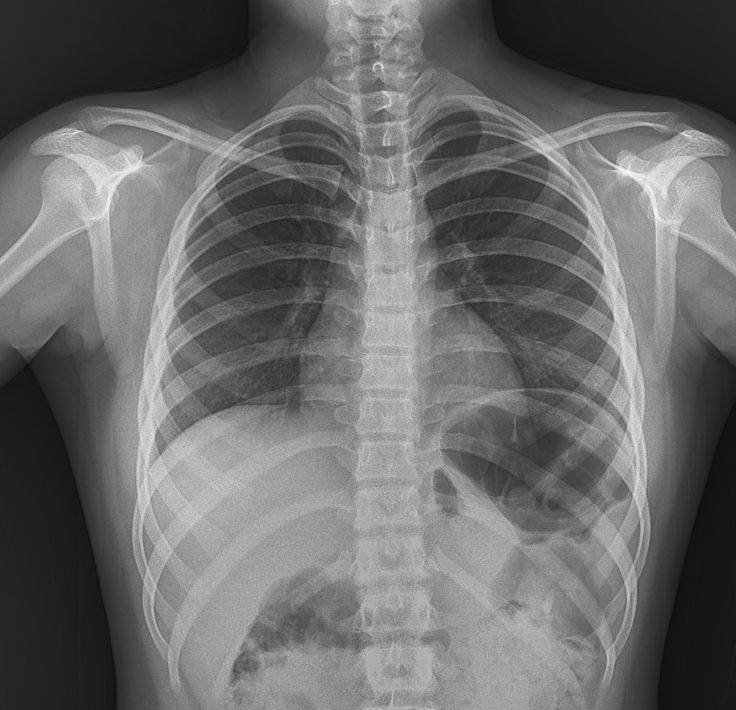
#> input picture input/medical.jpg, 736 x 710 px; its folder holds 3 pictures in this run
$ python step5_global_he.py
#> lines starting #> are read from the running program, lines starting #| are printed output that depends on the picture
# STEP 5: Global Histogram Equalization (HE)

from pathlib import Path

import cv2
import matplotlib.pyplot as plt


PROJECT_FOLDER = Path(__file__).parent
INPUT_FOLDER = PROJECT_FOLDER / "input"
OUTPUT_FOLDER = PROJECT_FOLDER / "output"


def load_grayscale_image(image_name):
    """
    Load one image as grayscale.
    """
#> called with image_name = 'medical.jpg'
    image_path = INPUT_FOLDER / image_name
    image = cv2.imread(str(image_path), cv2.IMREAD_GRAYSCALE)
#> image is the input picture: shape (710, 736); min 11, max 252, mean 106.7

    if image is None:
        raise ValueError(
            f"Could not load image: {image_path}\n"
            "Check whether the file is valid and not corrupted."
        )

    return image


def apply_global_histogram_equalization(grayscale_image):
    """
    Apply global histogram equalization to a grayscale image.

    cv2.equalizeHist() uses the histogram of the full image.
    """
    equalized_image = cv2.equalizeHist(grayscale_image)
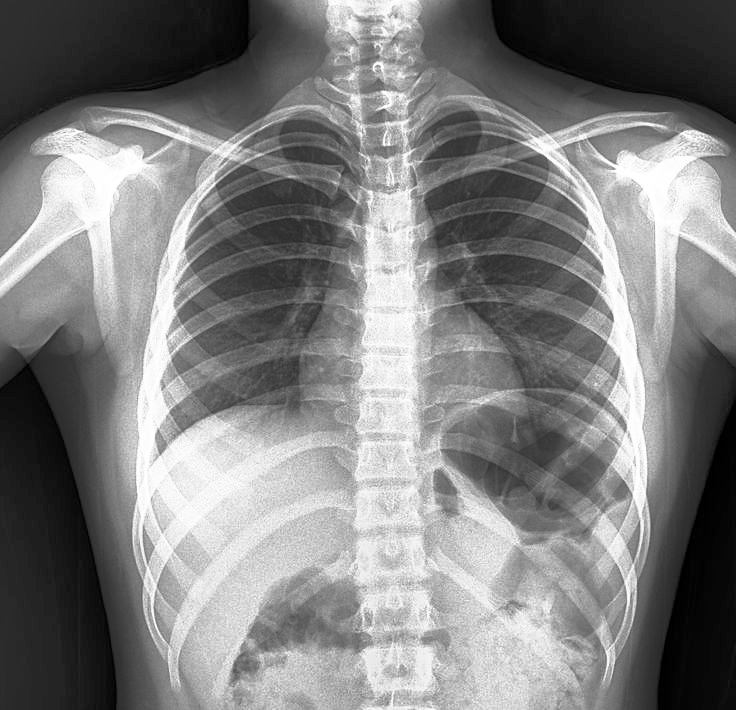
#> equalized_image: shape (710, 736); min 0, max 255, mean 128.3
    return equalized_image


def save_he_image(image_name, equalized_image):
    """
    Save the HE result in its required output folder.
    """
    image_label = Path(image_name).stem
    output_path = OUTPUT_FOLDER / image_label / "HE.jpg"

    success = cv2.imwrite(str(output_path), equalized_image)

    if not success:
        raise IOError(f"Could not save image: {output_path}")

    print(f"Saved: {output_path}")


def plot_histogram(axis, image, title):
    """
    Calculate and plot one grayscale histogram.
    """
#> called with title = 'Histogram: Original'
    histogram = cv2.calcHist([image], [0], None, [256], [0, 256])
#> histogram = 256 values, max 6963 at index 34, min 0 at index 0, mean 2041.2

    axis.plot(histogram, color="black")
    axis.set_title(title)
    axis.set_xlabel("Pixel Intensity")
    axis.set_ylabel("Number of Pixels")
    axis.set_xlim([0, 256])
    axis.grid(alpha=0.3)


def display_comparison(image_name, original_image, he_image):
    """
    Display Original | HE and their histograms.
    """
    figure, axes = plt.subplots(2, 2, figsize=(12, 9))

    # Row 1: image comparison
    axes[0, 0].imshow(original_image, cmap="gray", vmin=0, vmax=255)
    axes[0, 0].set_title(f"Original: {image_name}")
    axes[0, 0].axis("off")

    axes[0, 1].imshow(he_image, cmap="gray", vmin=0, vmax=255)
    axes[0, 1].set_title(f"Global HE: {image_name}")
    axes[0, 1].axis("off")

    # Row 2: histogram comparison
    plot_histogram(axes[1, 0], original_image, "Histogram: Original")
    plot_histogram(axes[1, 1], he_image, "Histogram: HE")

    plt.tight_layout()
    plt.show()
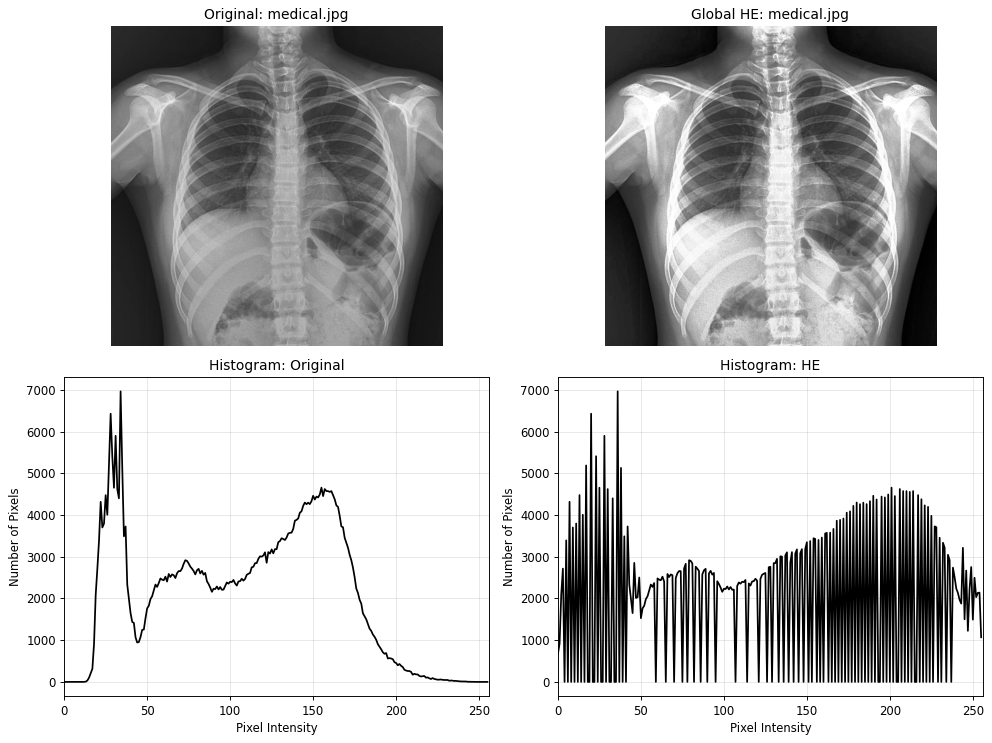
#> figure drawn by matplotlib, 4 panels; panel 3: curve peaks at x = 34, y = 6963; panel 4: curve peaks at x = 36, y = 6963


if __name__ == "__main__":
    image_names = ["medical.jpg", "dark.jpg", "bright.jpg"]

    for image_name in image_names:
        print(f"\nProcessing Global HE for: {image_name}")

        # 1. Load original grayscale image
        original_image = load_grayscale_image(image_name)

        # 2. Apply global histogram equalization
        he_image = apply_global_histogram_equalization(original_image)

        # 3. Save the enhanced image
        save_he_image(image_name, he_image)

        # 4. Display images and histograms
        display_comparison(image_name, original_image, he_image)
#> pass 2 of the loop `for image_name in image_names:`:
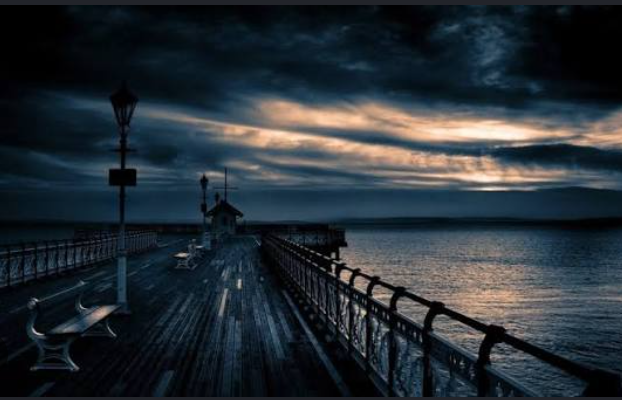
#> input picture input/dark.jpg, 622 x 400 px
#> image: shape (400, 622)
#> in apply_global_histogram_equalization (call 2), `equalized_image = cv2.equalizeHist(grayscale_image)`:
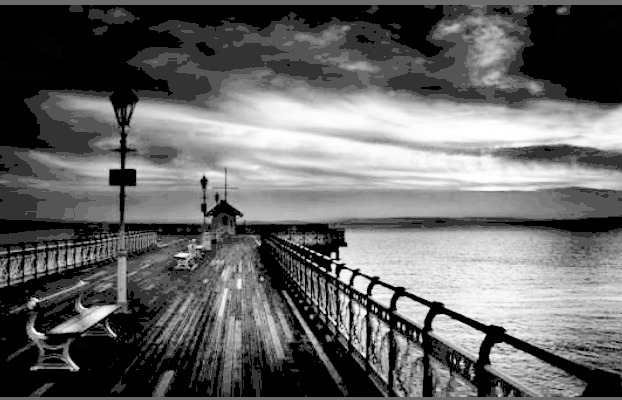
#> equalized_image: shape (400, 622); min 0, max 255, mean 102.5
#> in display_comparison (call 2), `plt.show()`:
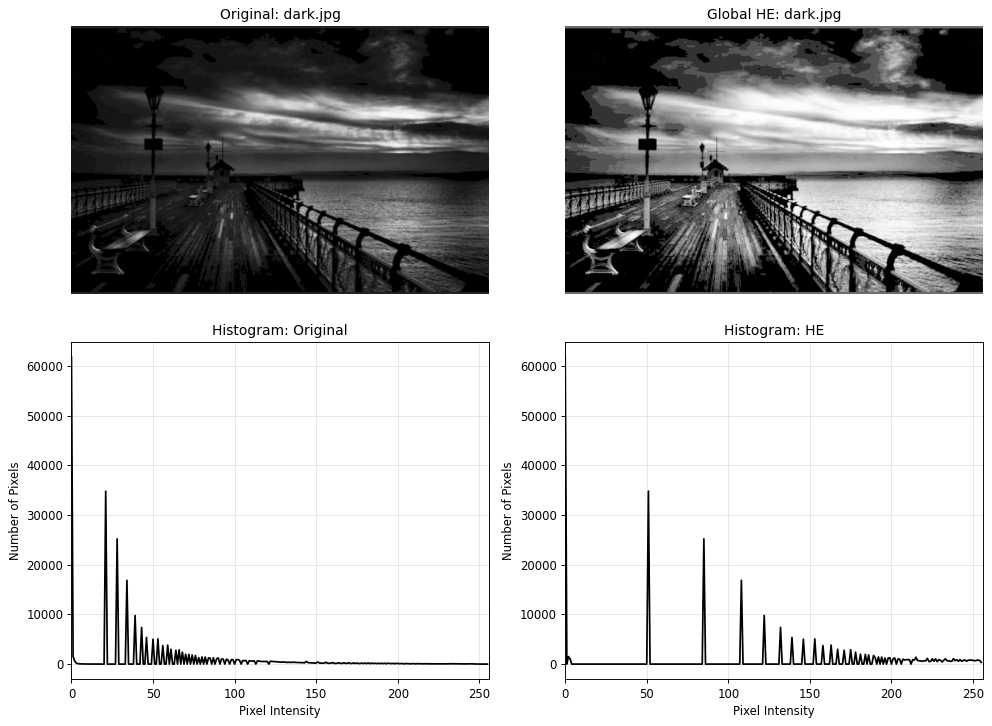
#> figure drawn by matplotlib, 4 panels; panel 3: curve peaks at x = 0, y = 61808; panel 4: curve peaks at x = 0, y = 61808
#> pass 3 of the loop `for image_name in image_names:`:
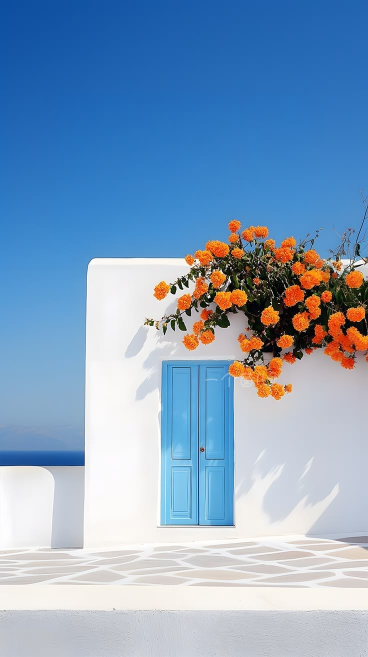
#> input picture input/bright.jpg, 736 x 1313 px (shown at 1/2 size)
#> image: shape (1313, 736)
#> in apply_global_histogram_equalization (call 3), `equalized_image = cv2.equalizeHist(grayscale_image)`:
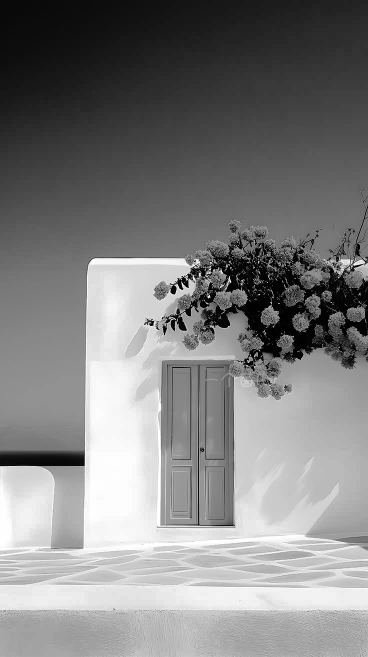
#> equalized_image: shape (1313, 736) (shown at 1/2 size); min 0, max 255, mean 128.1
#> in display_comparison (call 3), `plt.show()`:
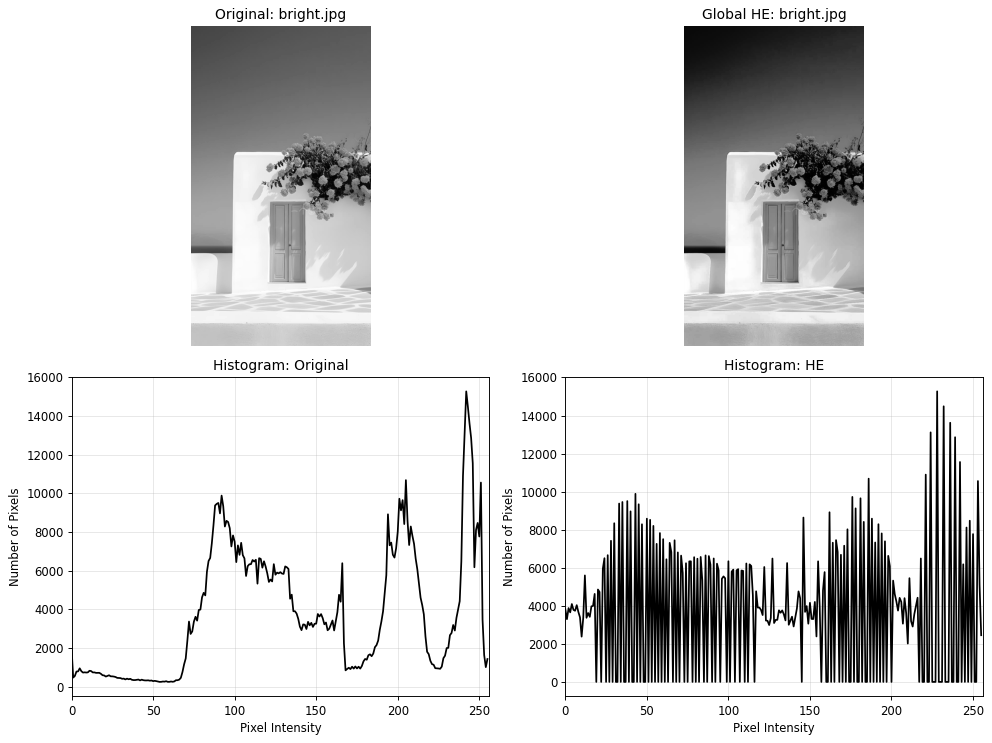
#> figure drawn by matplotlib, 4 panels; panel 3: curve peaks at x = 242, y = 15269; panel 4: curve peaks at x = 228, y = 15269
